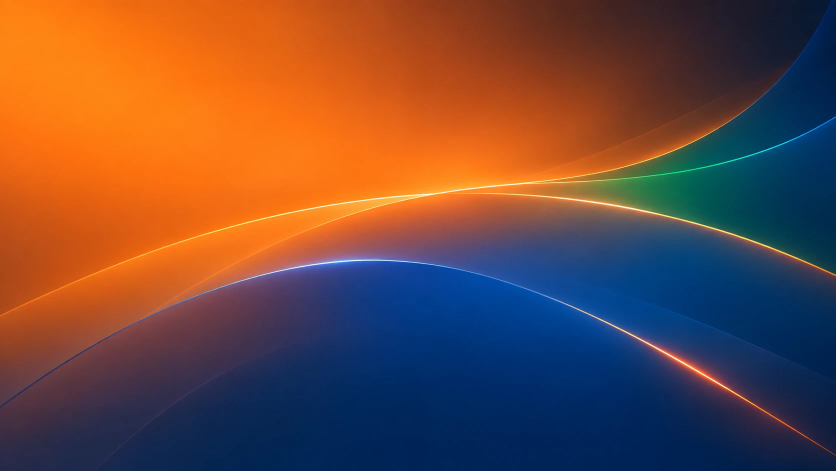
#> input picture assets/abstract-source-2.webp, 1672 x 941 px (shown at 1/2 size); the run also reads 1 picture not shown here
$ python composite.py ../assets/abstract-source-2.webp ../assets/abstract-source.webp ../assets/abstract-source.webp
#> lines starting #> are read from the running program, lines starting #| are printed output that depends on the picture
import sys
import numpy as np
from PIL import Image, ImageFilter, ImageEnhance

bg_path, fg_path, out_path = sys.argv[1], sys.argv[2], sys.argv[3]
W, H = 1080, 1920

# --- background: cover-fit to 1080x1920, slight depth-of-field + grade
bg = Image.open(bg_path).convert("RGB")
#> bg is the input picture: PIL image 1672x941 RGB; mean R, G, B 111.3, 74, 63
s = max(W / bg.width, H / bg.height)
#> s = 2.04
bg = bg.resize((round(bg.width * s), round(bg.height * s)), Image.LANCZOS)
#> bg: PIL image 3412x1920 RGB
l = (bg.width - W) // 2; t = (bg.height - H) // 2
#> after `l = (bg.width - W) // 2`: l = 1166
#> after `t = (bg.height - H) // 2`: t = 0
bg = bg.crop((l, t, l + W, t + H))
#> bg: PIL image 1080x1920 RGB
bg = bg.filter(ImageFilter.GaussianBlur(2.2))
bg = ImageEnhance.Brightness(bg).enhance(0.92)
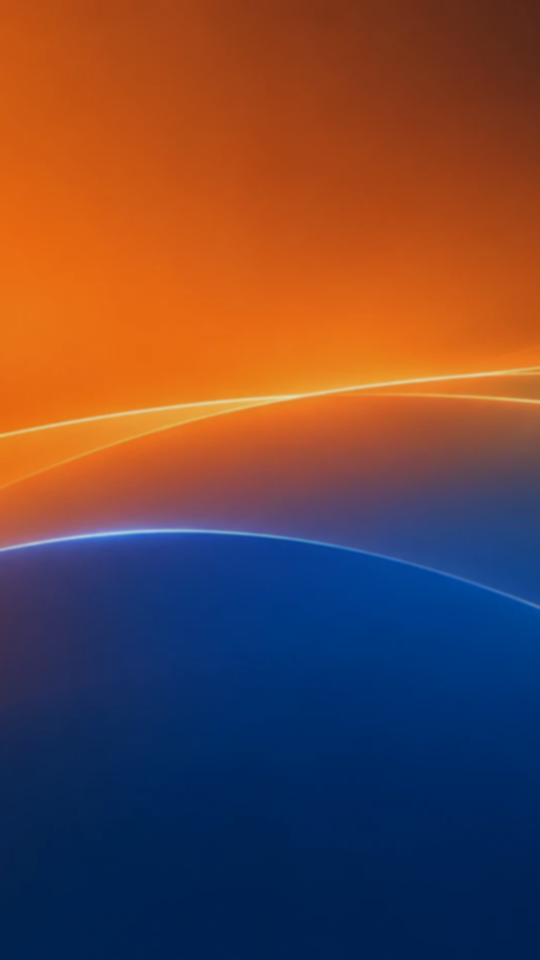
#> bg: PIL image 1080x1920 RGB (shown at 1/2 size); mean R, G, B 105, 68.7, 65
b = np.asarray(bg).astype(np.float32)
# vignette
yy, xx = np.mgrid[0:H, 0:W]
d = np.sqrt(((xx - W / 2) / (W * 0.75)) ** 2 + ((yy - H * 0.5) / (H * 0.62)) ** 2)
vig = np.clip(1.0 - 0.35 * np.clip(d - 0.45, 0, 1) ** 1.4, 0.6, 1)
b *= vig[..., None]

# --- foreground person
fg = Image.open(fg_path).convert("RGBA")
a = np.asarray(fg)[..., 3]
#> a: shape (941, 1672); every value is 255
ys, xs = np.where(a > 128)
fg = fg.crop((xs.min() - 6, ys.min() - 6, xs.max() + 7, ys.max() + 7))
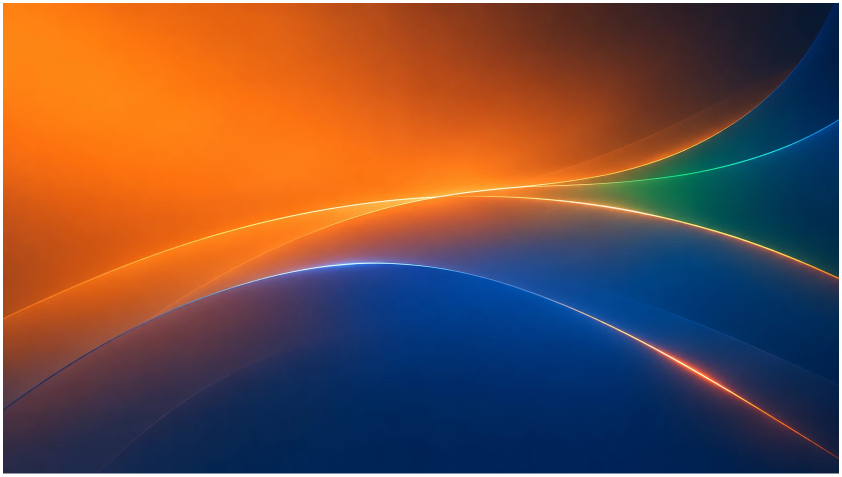
#> fg: PIL image 1684x953 RGBA (shown at 1/2 size); mean R, G, B, A 109.1, 72.5, 61.8, 250; transparent parts drawn white
target_h = 1600
sc = target_h / fg.height
#> sc = 1.68
fg = fg.resize((round(fg.width * sc), round(fg.height * sc)), Image.LANCZOS)
#> fg: PIL image 2827x1600 RGBA
fx = (W - fg.width) // 2 + 8
#> fx = -866
fy = H - 70 - fg.height  # feet ~70px from bottom
#> fy = 250
f = np.asarray(fg).astype(np.float32)
rgb, al = f[..., :3], f[..., 3:] / 255.0

# subtle warm grade to sit in the warm hall light
rgb = rgb * np.array([1.03, 1.0, 0.96]) + np.array([2, 1, 0])
# subtle cool rim light from the LED screens on the silhouette edges
alpha_img = Image.fromarray((al[..., 0] * 255).astype(np.uint8))
inner = np.asarray(alpha_img.filter(ImageFilter.MinFilter(9)).filter(ImageFilter.GaussianBlur(6))).astype(np.float32) / 255
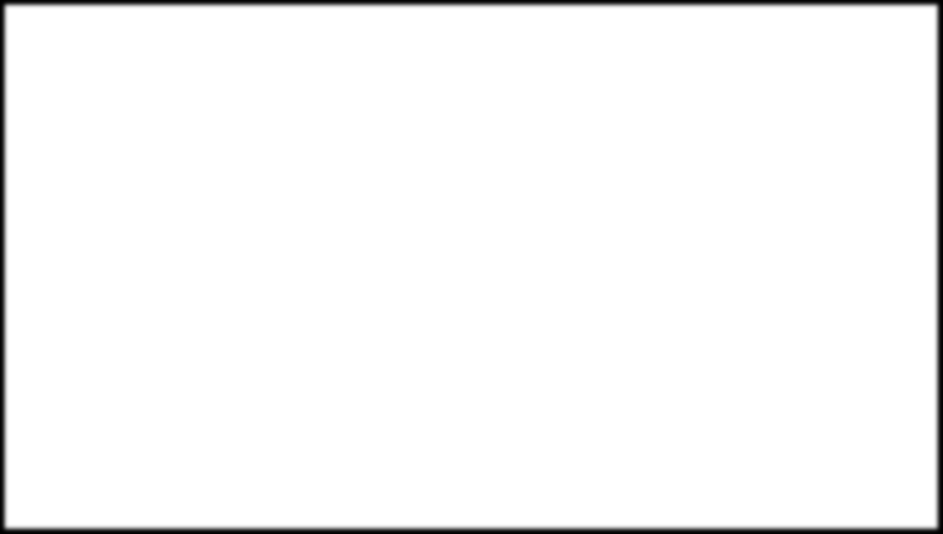
#> inner: shape (1600, 2827) float32 (shown at 1/3 size); min 0, max 1, mean 0.972
edge = np.clip(al[..., 0] - inner, 0, 1)[..., None]
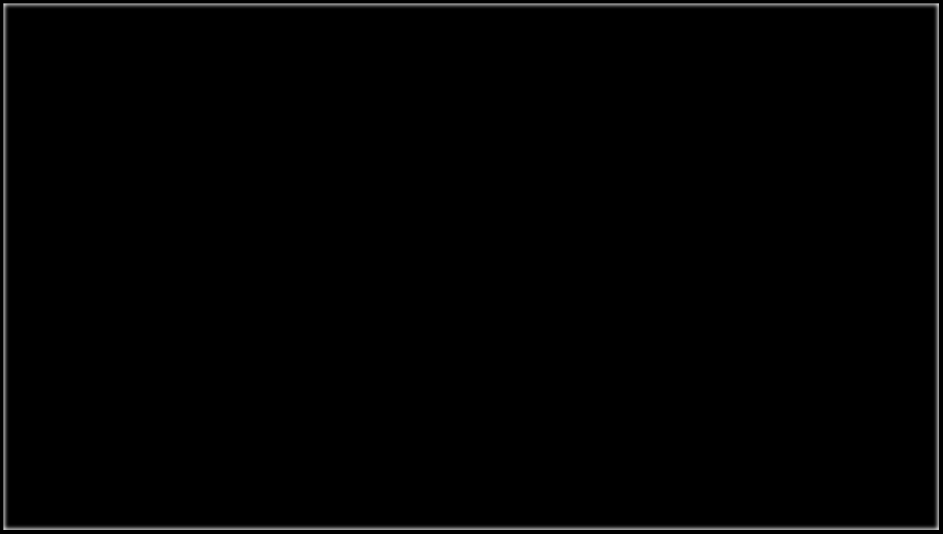
#> edge: shape (1600, 2827, 1) float32 (shown at 1/3 size); min 0, max 0.886, mean 0.00933
rgb = rgb + edge * np.array([40, 55, 85]) * 0.55
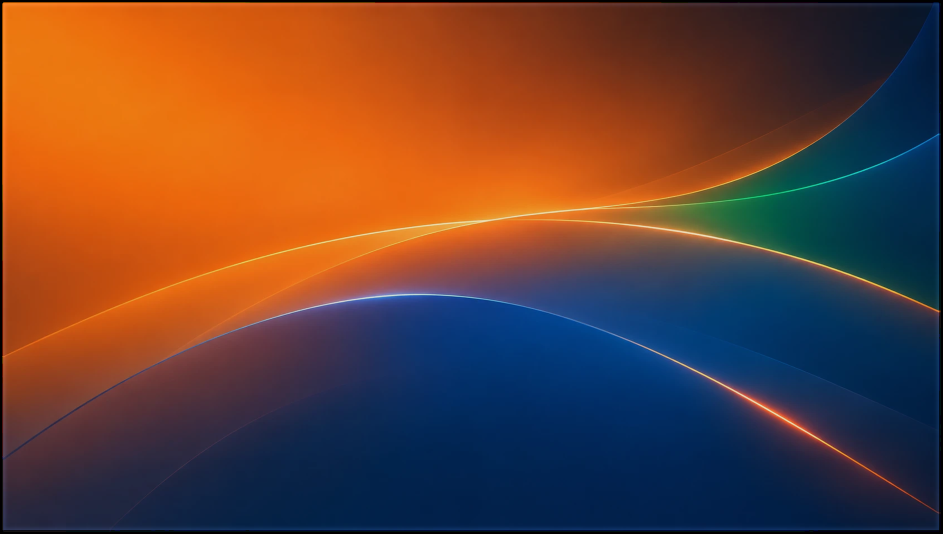
#> rgb: shape (1600, 2827, 3) float64 (shown at 1/3 size); mean R, G, B 115.1, 74.1, 60; drawn with min black and max white
rgb = np.clip(rgb, 0, 255)

# --- contact shadow on the floor
sh = np.zeros((H, W), np.float32)
cx = fx + fg.width / 2; cy = fy + fg.height - 8
#> after `cx = fx + fg.width / 2`: cx = 547.5
#> after `cy = fy + fg.height - 8`: cy = 1842
def blob(rx, ry, blur, strength, dy=0):
    e = (((xx - cx) / rx) ** 2 + ((yy - (cy + dy)) / ry) ** 2)
    m = np.clip(1 - e, 0, 1) ** 1.2
    m = np.asarray(Image.fromarray((m * 255).astype(np.uint8)).filter(ImageFilter.GaussianBlur(blur))).astype(np.float32) / 255
    return m * strength
sh = blob(fg.width * 0.60, 55, 28, 0.5, -14) + blob(fg.width * 0.36, 20, 7, 0.7, -12)
def spot(px, py, rx, ry, blur, strength):
    e = (((xx - px) / rx) ** 2 + ((yy - py) / ry) ** 2)
    m = np.clip(1 - e, 0, 1)
    m = np.asarray(Image.fromarray((m * 255).astype(np.uint8)).filter(ImageFilter.GaussianBlur(blur))).astype(np.float32) / 255
    return m * strength
# per-shoe contact shadows (positions measured on the 1080x1920 layout)
sh = sh + spot(370, 1818, 75, 10, 5, 0.75) + spot(655, 1840, 55, 10, 5, 0.75)
sh = sh + spot(530, 1808, 230, 18, 10, 0.55)
b *= np.clip(1 - sh, 0.12, 1)[..., None]
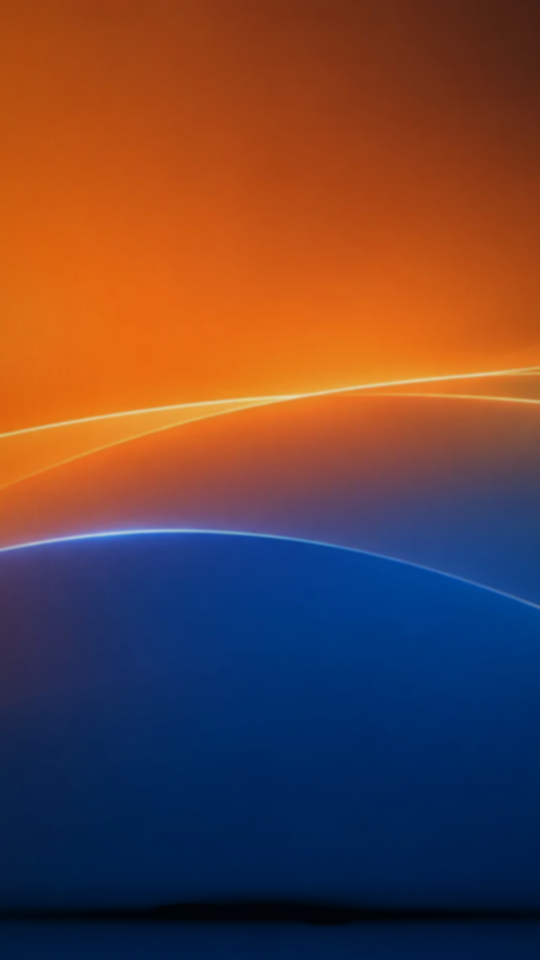
#> b: shape (1920, 1080, 3) float32 (shown at 1/2 size); mean R, G, B 101.8, 66.1, 61.2

# --- composite
out = b.copy()
region = out[fy:fy + fg.height, fx:fx + fg.width]
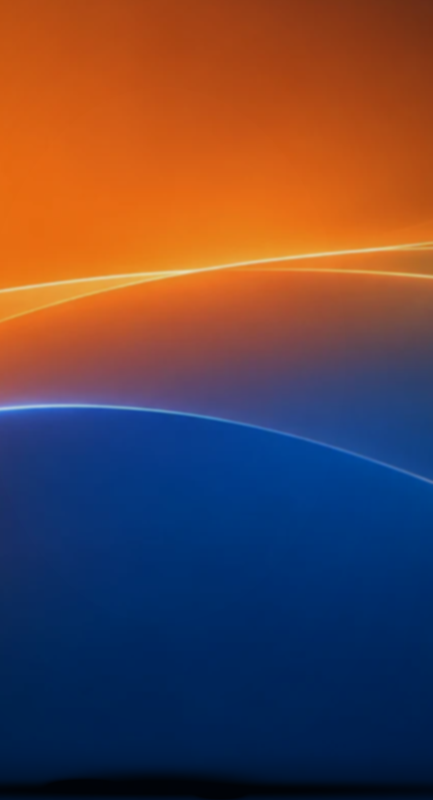
#> region: shape (1600, 866, 3) float32 (shown at 1/2 size); mean R, G, B 95.1, 67.8, 70.5
#> (the run stopped early here; a loop or call above may not have finished)
